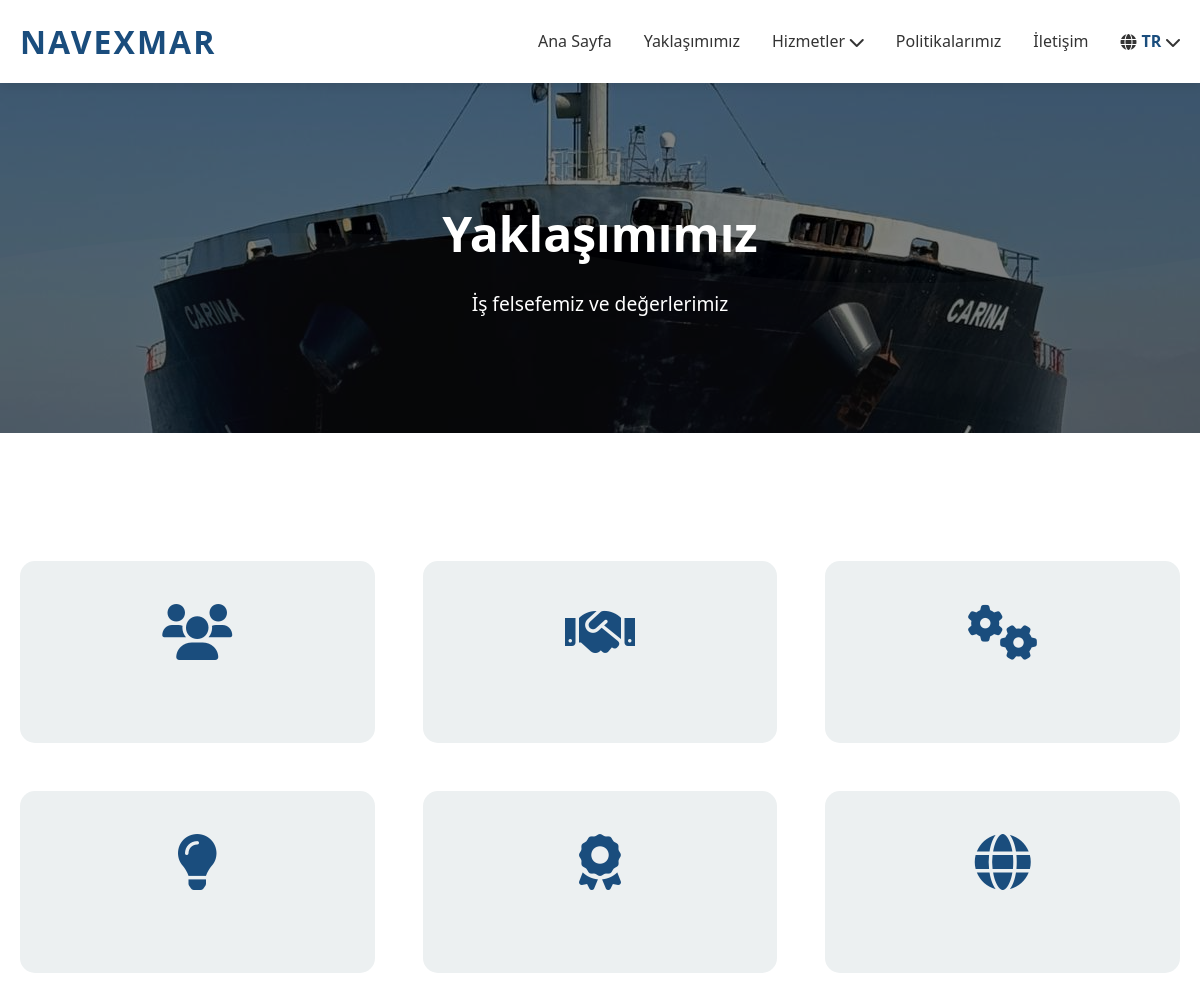
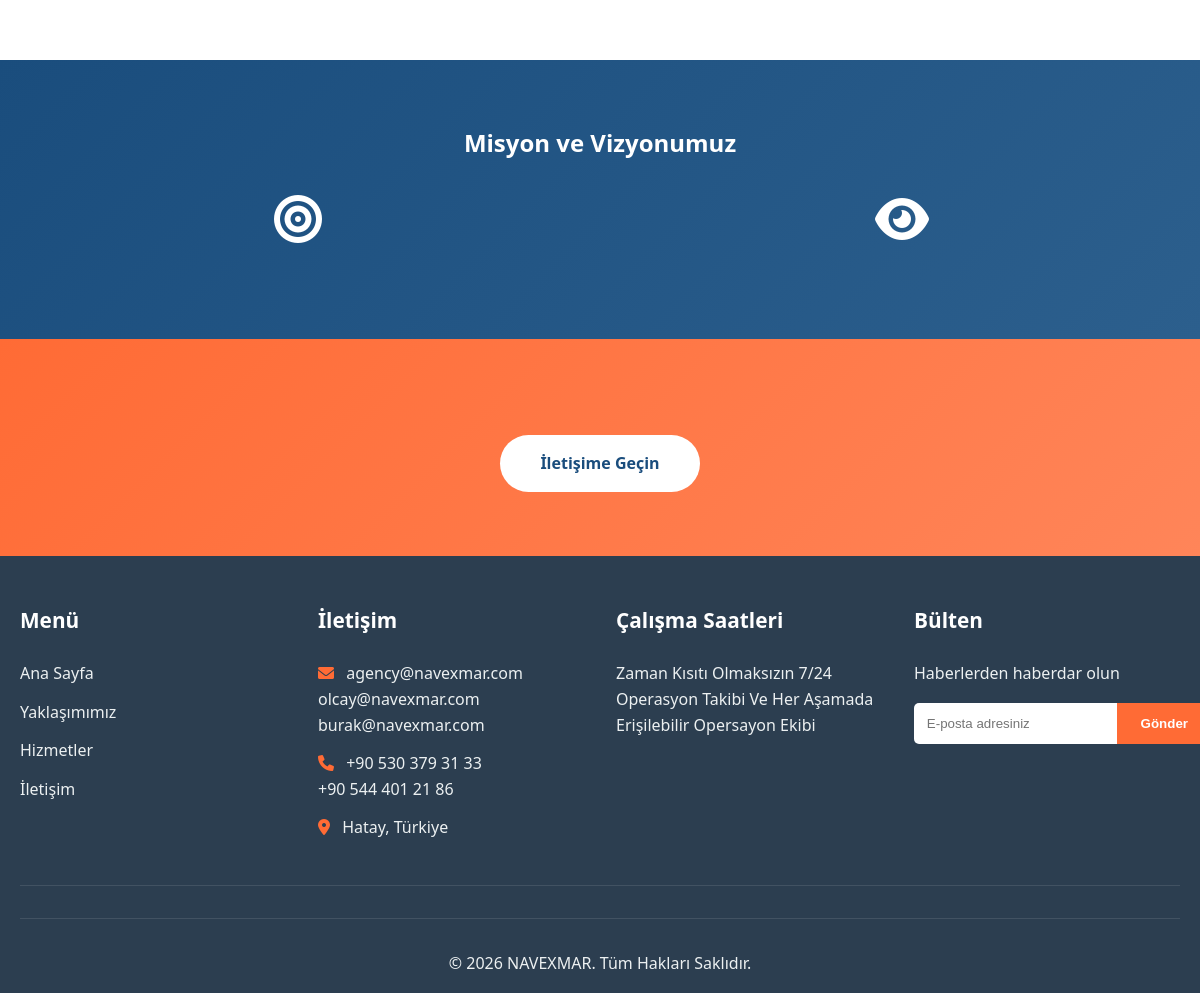
The app's page /yaklasimimiz, older data (2 pictures, top to bottom).
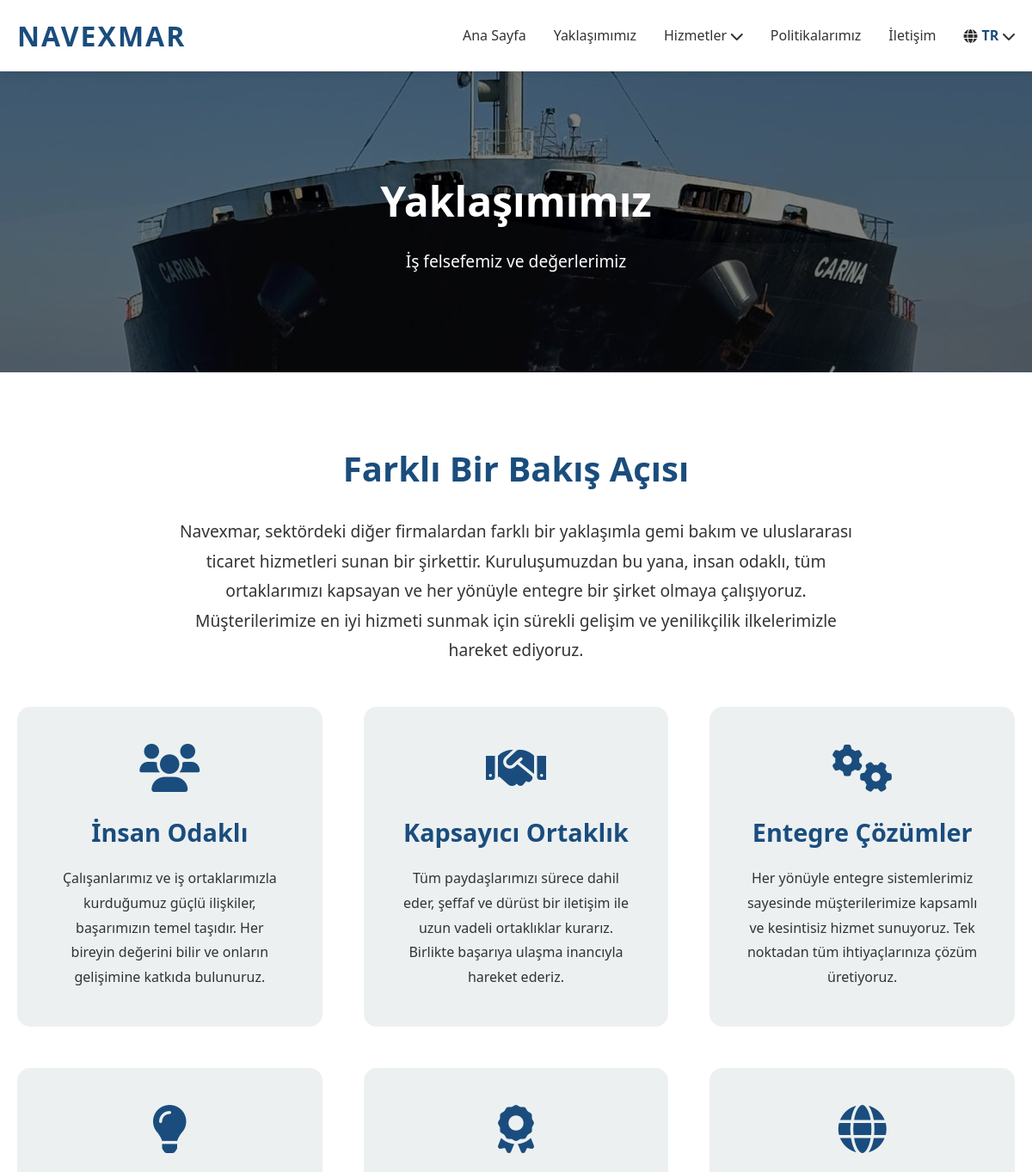
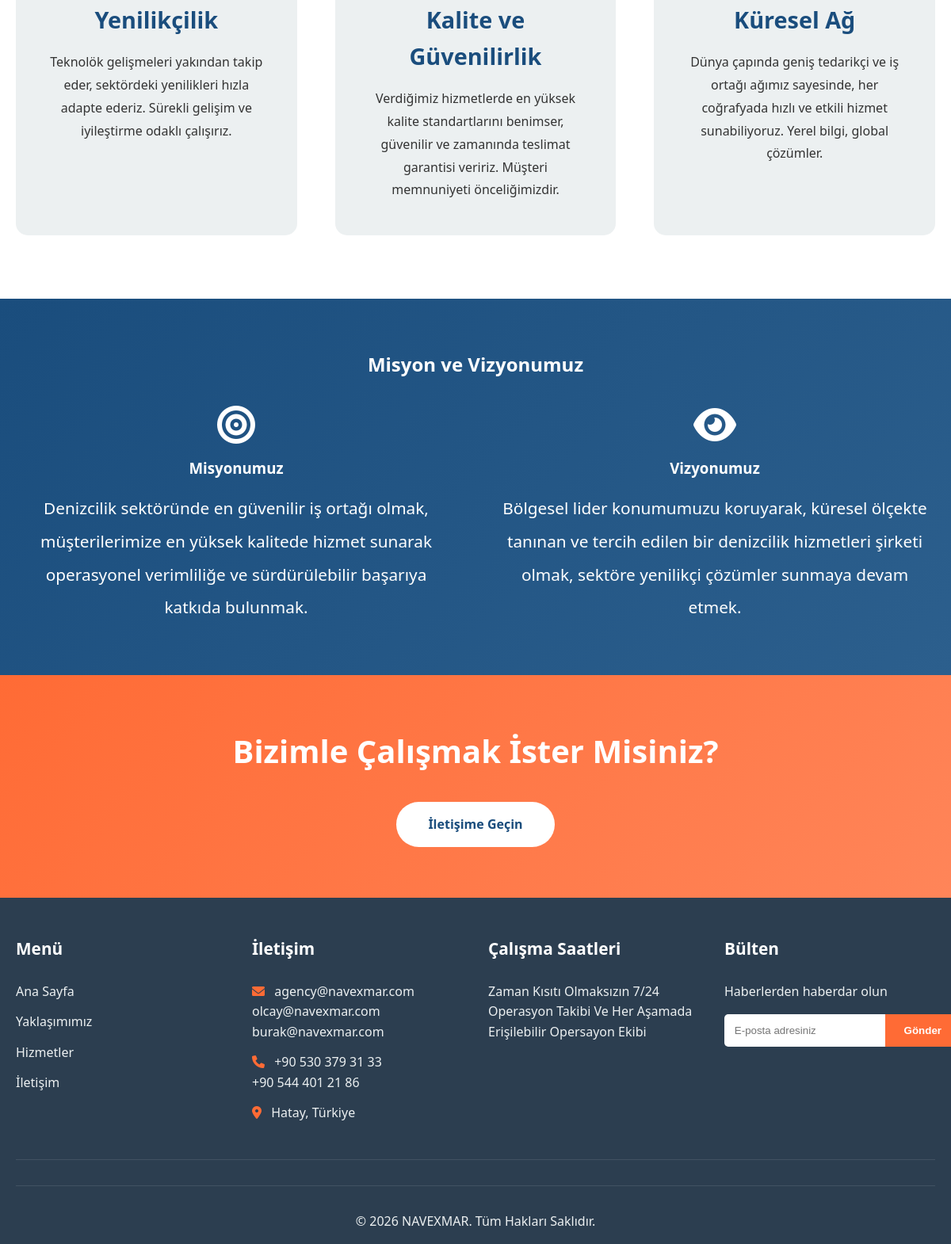
The same page, newer data (2 pictures, top to bottom).
### tables this page shows
CREATE TABLE header_images (
    id INT AUTO_INCREMENT PRIMARY KEY,
    page_key VARCHAR(50) NOT NULL COMMENT 'home, services, contact, approach, policies, all',
    image_name VARCHAR(255) NOT NULL,
    image_path VARCHAR(255) NOT NULL,
    image_size INT COMMENT 'Dosya boyutu byte cinsinden',
    is_active TINYINT(1) DEFAULT 1,
    display_order INT DEFAULT 0,
    created_at TIMESTAMP DEFAULT CURRENT_TIMESTAMP,
    updated_at TIMESTAMP DEFAULT CURRENT_TIMESTAMP ON UPDATE CURRENT_TIMESTAMP,
    INDEX idx_page_key (page_key),
    INDEX idx_is_active (is_active),
    INDEX idx_display_order (display_order)
);

CREATE TABLE pages (
    id INT AUTO_INCREMENT PRIMARY KEY,
    page_key VARCHAR(50) NOT NULL UNIQUE COMMENT 'home, services, contact, approach, policies',
    title_tr VARCHAR(255) NOT NULL,
    title_en VARCHAR(255) NOT NULL,
    subtitle_tr TEXT,
    subtitle_en TEXT,
    meta_description_tr TEXT,
    meta_description_en TEXT,
    meta_keywords_tr TEXT,
    meta_keywords_en TEXT,
    is_active TINYINT(1) DEFAULT 1,
    created_at TIMESTAMP DEFAULT CURRENT_TIMESTAMP,
    updated_at TIMESTAMP DEFAULT CURRENT_TIMESTAMP ON UPDATE CURRENT_TIMESTAMP,
    INDEX idx_page_key (page_key),
    INDEX idx_is_active (is_active)
);

CREATE TABLE page_sections (
    id INT AUTO_INCREMENT PRIMARY KEY,
    page_key VARCHAR(50) NOT NULL,
    section_key VARCHAR(50) NOT NULL,
    title_tr VARCHAR(255),
    title_en VARCHAR(255),
    content_tr TEXT,
    content_en TEXT,
    section_order INT DEFAULT 0,
    is_active TINYINT(1) DEFAULT 1,
    created_at TIMESTAMP DEFAULT CURRENT_TIMESTAMP,
    updated_at TIMESTAMP DEFAULT CURRENT_TIMESTAMP ON UPDATE CURRENT_TIMESTAMP,
    UNIQUE KEY unique_page_section (page_key, section_key),
    INDEX idx_page_key (page_key),
    INDEX idx_section_order (section_order)
);

### src/Controllers/HomeController.php (called while the page is built, shortened)
<?php
require_once SRC_PATH . '/Models/Page.php';
require_once SRC_PATH . '/Models/HeaderImage.php';
class HomeController extends BaseController {
    private $pageModel;
    private $headerImageModel;
    private $settingModel;
    public function __construct() {
        $this->pageModel = new Page();
        $this->headerImageModel = new HeaderImage();
        $this->settingModel = new Setting();
    }
    public function approach() {
        $page = $this->pageModel->getByKey('approach');
        $sections = $this->pageModel->getSections('approach');
        $headerImage = $this->headerImageModel->getPageHeaderImage('approach');
        $settings = $this->settingModel->getAllSettings();
        $this->render('pages/approach', [
            'page' => $page,
            'sections' => $sections,
            'headerImage' => $headerImage,
            'settings' => $settings,
            'lang' => $this->lang
        ]);
    }
}

### src/Router.php (called while the page is built, shortened)
<?php
class Router {
    private $routes = [];
    private $params = [];
    public function __construct() {
        $this->routes = require CONFIG_PATH . '/routes.php';
    }
    public function loadRoutes() {
        $uri = $this->getUri();
        $method = $_SERVER['REQUEST_METHOD'];
        if (isset($this->routes[$uri])) {
            $route = $this->routes[$uri];
            return $this->handleRoute($route, $method);
        }
    }
    private function getUri() {
        $uri = $_SERVER['REQUEST_URI'] ?? '/';
        $uri = strtok($uri, '?');
        if ($uri !== '/') {
            $uri = rtrim($uri, '/');
        }
        return $uri;
    }
    private function handleRoute($route, $method) {
        $actionName = $route['action'];
        $controller = new $controllerName();
        call_user_func_array([$controller, $actionName], $this->params);
    }
}

### public/index.php (called while the page is built, shortened)
<?php
require_once __DIR__ . '/../config/app.php';
require_once __DIR__ . '/../src/Router.php';
try {
    $router = new Router();
    $router->loadRoutes();
} catch (Exception $e) {
    if (APP_ENV === 'local') {
        echo '<pre style="background:#fee;padding:2rem;border-left:4px solid #c33;font-family:monospace;">';
        echo '<strong>Error:</strong> ' . htmlspecialchars($e->getMessage()) . "\n\n";
        echo '<strong>File:</strong> ' . htmlspecialchars($e->getFile()) . "\n";
        echo '<strong>Line:</strong> ' . $e->getLine() . "\n\n";
        echo '<strong>Trace:</strong>' . "\n" . htmlspecialchars($e->getTraceAsString());
        echo '</pre>';
    } else {
        http_response_code(500);
        echo '<h1>Bir hata oluştu</h1>';
        echo '<p>Lütfen daha sonra tekrar deneyiniz.</p>';
    }
}

### config/database.php (called while the page is built, shortened)
<?php
function getDB() {
    static $conn = null;
    if ($conn === null) {
        try {
            $dsn = "mysql:host=" . DB_HOST . ";port=" . DB_PORT . ";dbname=" . DB_NAME . ";charset=utf8mb4";
            $conn = new PDO($dsn, DB_USER, DB_PASS, [
                PDO::ATTR_ERRMODE => PDO::ERRMODE_EXCEPTION,
                PDO::ATTR_DEFAULT_FETCH_MODE => PDO::FETCH_ASSOC,
                PDO::ATTR_EMULATE_PREPARES => false,
                PDO::MYSQL_ATTR_INIT_COMMAND => "SET NAMES utf8mb4"
            ]);
        } catch (PDOException $e) {
            if (APP_ENV === 'production') {
                error_log("Database Error: " . $e->getMessage());
                die("Veritabanı bağlantı hatası. Lütfen sistem yöneticisi ile iletişime geçin.");
            }
            $errorMsg = "Veritabanı bağlantı hatası: " . $e->getMessage();
            $errorMsg .= "\n\nKontrol edin:";
            $errorMsg .= "\n- Veritabanı adı: " . DB_NAME;
            $errorMsg .= "\n- Kullanıcı adı: " . DB_USER;
            $errorMsg .= "\n- Host: " . DB_HOST . ":" . DB_PORT;
            $errorMsg .= "\n- Ortam: " . APP_ENV;
            die("<pre style='background:#fee;padding:2rem;border-left:4px solid #c33;font-family:monospace;'>" .
                htmlspecialchars($errorMsg) . "</pre>");
        }
    }
    return $conn;
}

### src/Models/HeaderImage.php (called while the page is built, shortened)
<?php
require_once __DIR__ . '/BaseModel.php';
class HeaderImage extends BaseModel {
    public function getPageHeaderImage($pageKey) {
        $sql = "SELECT * FROM page_header_settings WHERE page_key = ? LIMIT 1";
        $settings = $this->queryOne($sql, [$pageKey]);
        if ($settings['selected_image_id']) {
            $image = $this->find($settings['selected_image_id']);
            if ($image && $image['is_active'] == 1) {
                return $image;
            }
        }
        $images = $this->getByPage($pageKey);
        return !empty($images) ? $images[0] : null;
    }
}

### src/Models/BaseModel.php (called while the page is built, shortened)
<?php
class BaseModel {
    protected $db;
    protected $table;
    protected $primaryKey = 'id';
    public function __construct() {
        $this->db = getDB();
    }
    public function find($id) {
        $sql = "SELECT * FROM {$this->table} WHERE {$this->primaryKey} = ? LIMIT 1";
        $stmt = $this->db->prepare($sql);
        $stmt->execute([$id]);
        $result = $stmt->fetch();
        return $result ?: null;
    }
    public function findBy($conditions) {
        $where = [];
        $params = [];
        foreach ($conditions as $column => $value) {
            $where[] = "$column = ?";
            $params[] = $value;
        }
        $sql = "SELECT * FROM {$this->table} WHERE " . implode(' AND ', $where) . " LIMIT 1";
        $stmt = $this->db->prepare($sql);
        $stmt->execute($params);
        $result = $stmt->fetch();
        return $result ?: null;
    }
    public function query($sql, $params = []) {
        $stmt = $this->db->prepare($sql);
        $stmt->execute($params);
        return $stmt->fetchAll();
    }
    public function queryOne($sql, $params = []) {
        $stmt = $this->db->prepare($sql);
        $stmt->execute($params);
        $result = $stmt->fetch();
        return $result ?: null;
    }
}

### config/app.php (called while the page is built, shortened)
<?php
require_once __DIR__ . '/database.php';
function e($string) {
    return htmlspecialchars($string ?? '', ENT_QUOTES, 'UTF-8');
}
function url($path = '') {
    $path = ltrim($path, '/');
    return BASE_URL . '/' . $path;
}
function upload($path = '') {
    $path = ltrim($path, '/');
    return UPLOADS_URL . '/' . $path;
}

### src/Models/Page.php (called while the page is built, shortened)
<?php
require_once __DIR__ . '/BaseModel.php';
class Page extends BaseModel {
    public function getByKey($pageKey) {
        return $this->findBy(['page_key' => $pageKey, 'is_active' => 1]);
    }
    public function getSections($pageKey) {
        $sql = "SELECT * FROM page_sections
                WHERE page_key = ? AND is_active = 1
                ORDER BY section_order ASC";
        return $this->query($sql, [$pageKey]);
    }
}

### src/Views/pages/approach.php (the view)
<?php
$sec = [];
foreach ($sections as $s) {
    $sec[$s['section_key']] = $s;
}
$title = function($key) use ($sec, $lang) {
    if (!isset($sec[$key])) return '';
    return $lang === 'tr' ? ($sec[$key]['title_tr'] ?? '') : ($sec[$key]['title_en'] ?? '');
};
$content = function($key) use ($sec, $lang) {
    if (!isset($sec[$key])) return '';
    return $lang === 'tr' ? ($sec[$key]['content_tr'] ?? '') : ($sec[$key]['content_en'] ?? '');
};
require VIEWS_PATH . '/components/page-header.php';
?>
<section class="approach-content">
    <div class="container">
        <div class="approach-intro">
            <h2><?php echo e($title('intro')); ?></h2>
            <p>
                <?php echo nl2br(e($content('intro'))); ?>
            </p>
        </div>
        <div class="approach-grid">
            <div class="approach-card">
                <i class="fas fa-users"></i>
                <h3><?php echo e($title('card_1')); ?></h3>
                <p><?php echo nl2br(e($content('card_1'))); ?></p>
            </div>
            <div class="approach-card">
                <i class="fas fa-handshake"></i>
                <h3><?php echo e($title('card_2')); ?></h3>
                <p><?php echo nl2br(e($content('card_2'))); ?></p>
            </div>
            <div class="approach-card">
                <i class="fas fa-cogs"></i>
                <h3><?php echo e($title('card_3')); ?></h3>
                <p><?php echo nl2br(e($content('card_3'))); ?></p>
            </div>
            <div class="approach-card">
                <i class="fas fa-lightbulb"></i>
                <h3><?php echo e($title('card_4')); ?></h3>
                <p><?php echo nl2br(e($content('card_4'))); ?></p>
            </div>
            <div class="approach-card">
                <i class="fas fa-award"></i>
                <h3><?php echo e($title('card_5')); ?></h3>
                <p><?php echo nl2br(e($content('card_5'))); ?></p>
            </div>
            <div class="approach-card">
                <i class="fas fa-globe"></i>
                <h3><?php echo e($title('card_6')); ?></h3>
                <p><?php echo nl2br(e($content('card_6'))); ?></p>
            </div>
        </div>
    </div>
</section>
<section class="about-section">
    <div class="container">
        <div class="about-content">
            <h2 style="color: white; text-align: center; margin-bottom: 2rem;">
                <?php echo $lang === 'tr' ? 'Misyon ve Vizyonumuz' : 'Our Mission and Vision'; ?>
            </h2>
            <div style="display: grid; grid-template-columns: repeat(auto-fit, minmax(300px, 1fr)); gap: 3rem; margin-top: 2rem;">
                <div style="text-align: center;">
                    <i class="fas fa-bullseye" style="font-size: 3rem; margin-bottom: 1rem;"></i>
                    <h3 style="margin-bottom: 1rem;"><?php echo e($title('mission')); ?></h3>
                    <p>
                        <?php echo nl2br(e($content('mission'))); ?>
                    </p>
                </div>
                <div style="text-align: center;">
                    <i class="fas fa-eye" style="font-size: 3rem; margin-bottom: 1rem;"></i>
                    <h3 style="margin-bottom: 1rem;"><?php echo e($title('vision')); ?></h3>
                    <p>
                        <?php echo nl2br(e($content('vision'))); ?>
                    </p>
                </div>
            </div>
        </div>
    </div>
</section>
<section class="cta-section">
    <div class="container">
        <h2><?php echo e($title('cta')); ?></h2>
        <a href="<?php echo url('/iletisim'); ?>" class="btn btn-light"><?php echo $lang === 'tr' ? 'İletişime Geçin' : 'Get in Touch'; ?></a>
    </div>
</section>

### src/Views/components/page-header.php
<?php
$headerStyle = '';
if (isset($headerImage) && !empty($headerImage['image_path'])) {
    $headerImageUrl = upload($headerImage['image_path']);
    $headerStyle = "background-image: url('$headerImageUrl');";
}
$overlayOpacity = isset($headerSettings['overlay_opacity']) ? $headerSettings['overlay_opacity'] : 0.5;
$overlayColor = isset($headerSettings['overlay_color']) ? $headerSettings['overlay_color'] : '#000000';
?>
<section class="page-header" style="<?php echo $headerStyle; ?>">
    <div class="page-header-overlay" style="background-color: <?php echo $overlayColor; ?>; opacity: <?php echo $overlayOpacity; ?>;"></div>
    <div class="container">
        <h1><?php echo e($page['title_' . $lang] ?? 'Sayfa Başlığı'); ?></h1>
        <?php if (isset($page['subtitle_' . $lang]) && !empty($page['subtitle_' . $lang])): ?>
            <p><?php echo e($page['subtitle_' . $lang]); ?></p>
        <?php endif; ?>
    </div>
</section>

Row changes from the older to the newer data that the page shows:
added page_sections: title_tr "Farklı Bir Bakış Açısı", content_tr "Navexmar, sektördeki diğer firmalardan farklı bir yaklaşımla gemi bakım ve uluslararası ticaret hizmetleri sunan bir şirkettir. Kuruluşumuzdan bu yana, insan odaklı, tüm ortaklarımızı kapsayan ve her yönüyle entegre bir şirket olmaya çalışıyoruz. Müşterilerimize en iyi hizmeti sunmak için sürekli gelişim ve yenilikçilik ilkelerimizle hareket ediyoruz."
added page_sections: title_tr "İnsan Odaklı", content_tr "Çalışanlarımız ve iş ortaklarımızla kurduğumuz güçlü ilişkiler, başarımızın temel taşıdır. Her bireyin değerini bilir ve onların gelişimine katkıda bulunuruz."
added page_sections: title_tr "Kapsayıcı Ortaklık", content_tr "Tüm paydaşlarımızı sürece dahil eder, şeffaf ve dürüst bir iletişim ile uzun vadeli ortaklıklar kurarız. Birlikte başarıya ulaşma inancıyla hareket ederiz."
added page_sections: title_tr "Entegre Çözümler", content_tr "Her yönüyle entegre sistemlerimiz sayesinde müşterilerimize kapsamlı ve kesintisiz hizmet sunuyoruz. Tek noktadan tüm ihtiyaçlarınıza çözüm üretiyoruz."
added page_sections: title_tr "Yenilikçilik", content_tr "Teknolök gelişmeleri yakından takip eder, sektördeki yenilikleri hızla adapte ederiz. Sürekli gelişim ve iyileştirme odaklı çalışırız."
added page_sections: title_tr "Kalite ve Güvenilirlik", content_tr "Verdiğimiz hizmetlerde en yüksek kalite standartlarını benimser, güvenilir ve zamanında teslimat garantisi veririz. Müşteri memnuniyeti önceliğimizdir."
added page_sections: title_tr "Küresel Ağ", content_tr "Dünya çapında geniş tedarikçi ve iş ortağı ağımız sayesinde, her coğrafyada hızlı ve etkili hizmet sunabiliyoruz. Yerel bilgi, global çözümler."
added page_sections: title_tr "Misyonumuz", content_tr "Denizcilik sektöründe en güvenilir iş ortağı olmak, müşterilerimize en yüksek kalitede hizmet sunarak operasyonel verimliliğe ve sürdürülebilir başarıya katkıda bulunmak."
added page_sections: title_tr "Vizyonumuz", content_tr "Bölgesel lider konumumuzu koruyarak, küresel ölçekte tanınan ve tercih edilen bir denizcilik hizmetleri şirketi olmak, sektöre yenilikçi çözümler sunmaya devam etmek."
added page_sections: title_tr "Bizimle Çalışmak İster Misiniz?"
